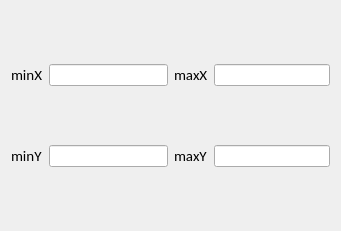
   <widget class="QWidget" name="layoutWidget">
    <property name="geometry">
     <rect>
      <x>470</x>
      <y>260</y>
      <width>341</width>
      <height>231</height>
     </rect>
    </property>
    <layout class="QGridLayout" name="gridLayout">
     <item row="0" column="0">
      <layout class="QHBoxLayout" name="horizontalLayout_6">
       <item>
        <widget class="QLabel" name="label_minX">
         <property name="font">
          <font>
           <family>Calibri</family>
           <pointsize>11</pointsize>
          </font>
         </property>
         <property name="text">
          <string>minX</string>
         </property>
        </widget>
       </item>
       <item>
        <widget class="QLineEdit" name="lineEdit_minX"/>
       </item>
      </layout>
     </item>
     <item row="0" column="1">
      <layout class="QHBoxLayout" name="horizontalLayout_9">
       <item>
        <widget class="QLabel" name="label_maxX">
         <property name="font">
          <font>
           <family>Calibri</family>
           <pointsize>11</pointsize>
          </font>
         </property>
         <property name="text">
          <string>maxX</string>
         </property>
        </widget>
       </item>
       <item>
        <widget class="QLineEdit" name="lineEdit_maxX"/>
       </item>
      </layout>
     </item>
     <item row="1" column="0">
      <layout class="QHBoxLayout" name="horizontalLayout_7">
       <item>
        <widget class="QLabel" name="label_minY">
         <property name="font">
          <font>
           <family>Calibri</family>
           <pointsize>11</pointsize>
          </font>
         </property>
         <property name="text">
          <string>minY</string>
         </property>
        </widget>
       </item>
       <item>
        <widget class="QLineEdit" name="lineEdit_minY"/>
       </item>
      </layout>
     </item>
     <item row="1" column="1">
      <layout class="QHBoxLayout" name="horizontalLayout_8">
       <item>
        <widget class="QLabel" name="label_maxY">
         <property name="font">
          <font>
           <family>Calibri</family>
           <pointsize>11</pointsize>
          </font>
         </property>
         <property name="text">
          <string>maxY</string>
         </property>
        </widget>
       </item>
       <item>
        <widget class="QLineEdit" name="lineEdit_maxY"/>
       </item>
      </layout>
     </item>
    </layout>
   </widget>
